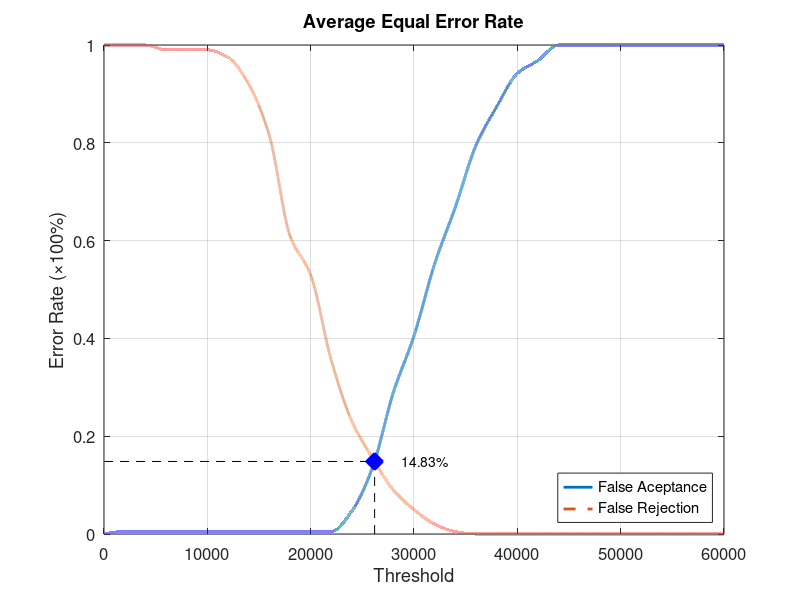
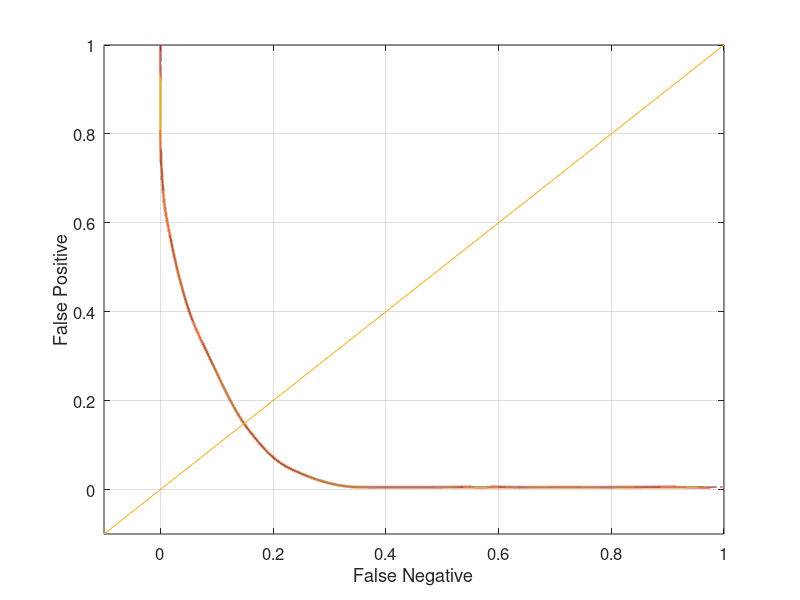

Write the MATLAB code that produced these figures, in order.
function yEER = Database1_1
close all;
clear;
clc;
x = 0:2000:60000;
xq = 0:0.5:60000;

y0 = [0 0.00526316 0.00526316 0.00526316 0.00526316 0.00526316 0.00526316 0.00526316 0.00526316 0.00526316 0.00526316 0.00526316 0.0473684 0.136842 0.289474 0.405263 0.552632 0.668421 0.794737 0.873684 0.942105 0.968421 1 1 1 1 1 1 1 1 1];
yy0 = interp1(x, y0, xq, 'pchip');
y1 = [1 1 1 0.99 0.99 0.99 0.975 0.92 0.815 0.61 0.53 0.355 0.23 0.155 0.09 0.05 0.02 0.005 0 0 0 0 0 0 0 0 0 0 0 0 0];
yy1 = interp1(x, y1, xq, 'pchip');

% Calculating EER: 
y2 = abs(y0 - y1);
find(y2 == min(y2))
yy2 = abs(yy0 - yy1);
xEER = find(yy2 == min(yy2));
xEERIndex = xq(xEER) % X-axis EER
yEER = yy0(xEER) % Y-axis EER

main = figure
plot(xq, yy0,'-','LineWidth', 2);	hold on
plot(xq, yy1,'--','LineWidth', 2);	hold on
plot([xEERIndex xEERIndex], [0 yEER], 'k--');	hold on
plot([0 xEERIndex], [yEER yEER], 'k--');	hold on
plot(xEERIndex, yEER, 'bx', 'LineWidth', 10);	hold on
text(xEERIndex + 10 * xEERIndex / 100, yEER, [num2str(round((10000 * yEER)) / 100) '%'])
legend('False Aceptance', 'False Rejection', 'Location', 'SouthEast')
xlabel('Threshold')
ylabel('Error Rate (\times100%)')
title('Average Equal Error Rate')
set(gca, 'FontSize', 12)
axis([0 60000 0 1])
grid on

print(main, 'Database1_1Main', '-dpng');
FNRxFPR = figure('Color', [1 1 1]);
plot(yy1, yy0, '-', yy1, yy0, 'LineWidth', 2);
hold on
y = -0.1:0.1:1
plot(y, y); 
set(gca, 'FontSize', 12)
xlabel('False Negative')
ylabel('False Positive')
axis([-0.1 1 -0.1 1])
set(gca, 'FontSize', 12)
grid on

print(FNRxFPR, 'Database1_1FNRxFPR','-dpng');
end
